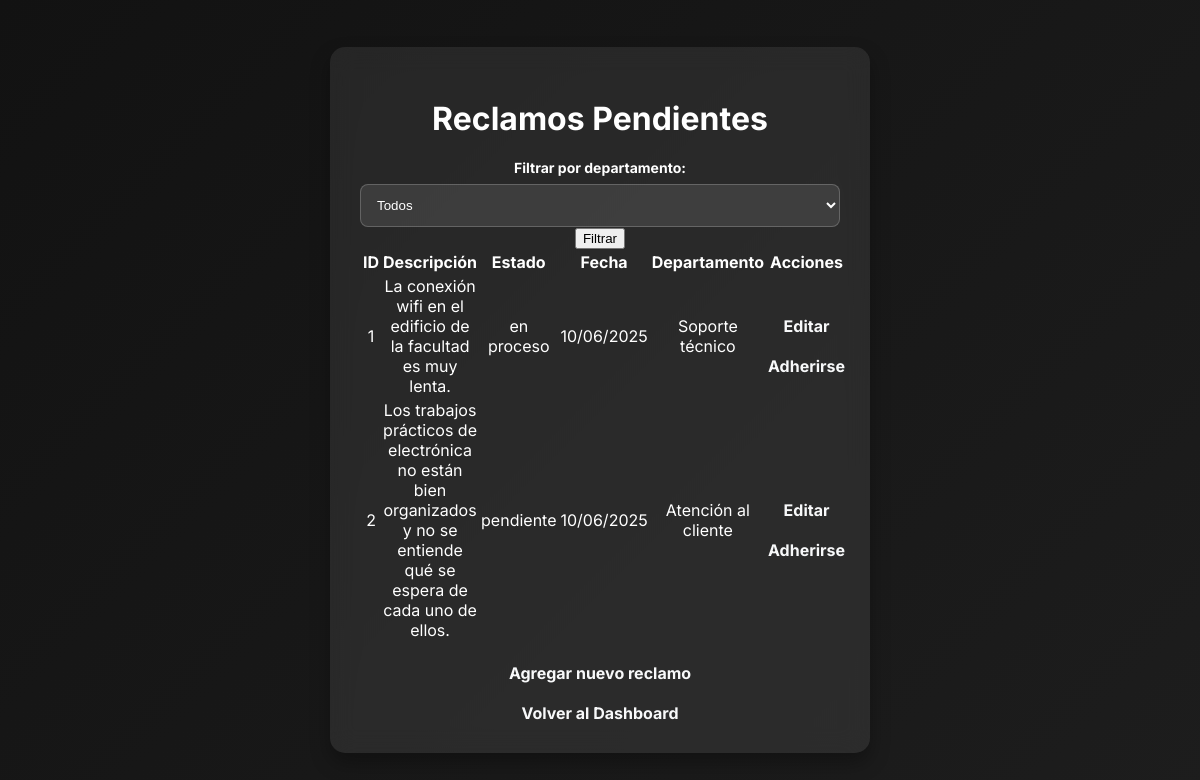
/listar_reclamos (signed in), run on the app's committed database.
### modules/modelos.py (models this page shows, shortened)
class ModeloReclamo(Base):
    __tablename__= 'reclamos'
    id= Column(Integer, primary_key=True)
    descripcion= Column(String(1000), nullable=False)
    estado= Column(String(50), default="pendiente") #El estado. Puede ser Pendiente, o Resuelto
    departamento= Column(String(100), nullable=False)
    fecha_creacion= Column(DateTime, default=datetime.utcnow)
    fecha_resolucion= Column(DateTime, nullable=True)
    id_usuario= Column(Integer, ForeignKey('usuarios.id')) #Reclamo ligado a usuario
    foto = Column(String(255), nullable=True)

### server.py (the view)
@app.route('/listar_reclamos', methods=['GET'])
@login_required
def listar_reclamos():
    departamento_filtro= request.args.get('departamento')
    print(f"Departamento seleccionado: {departamento_filtro}")
    if departamento_filtro:
        lista_reclamos=gestor_reclamos.listar_reclamos_por_departamento(departamento_filtro)
    else:
        lista_reclamos= gestor_reclamos.listar_reclamos()
    departamentos= gestor_reclamos.obtener_departamentos()
    return render_template('listar_reclamos.html', lista_reclamos=lista_reclamos, departamentos=departamentos, departamento_filtro=departamento_filtro)

### modules/dominio.py (called while the page is built)
    @property
    def id(self):
        return self.__id

    @property
    def descripcion(self):
        return self.__descripcion

    @property
    def estado(self):
        return self.__estado

    @property
    def id_usuario(self):
        return self.__id_usuario

    @property
    def departamento(self):
        return self.__departamento

    @property
    def fecha_creacion(self):
        return self.__fecha_creacion

    @property
    def foto(self):
        return self.__foto

    @property
    def fecha_resolucion(self):
        return self.__fecha_resolucion

    @id.setter
    def id(self, p_id):
        if p_id is not None and not isinstance(p_id, int):
            raise ValueError("El id debe ser un número entero")
        self.__id=p_id

    @descripcion.setter
    def descripcion(self, p_descripcion):
        if not isinstance(p_descripcion, str) or p_descripcion.strip() == "":
            raise ValueError("La descripcion no puede estar vacía")
        self.__descripcion= p_descripcion.strip()

    @estado.setter
    def estado(self, p_estado):
        if p_estado not in ["pendiente", "resuelto", "en proceso","inválido"]:
            raise ValueError("El estado debe ser 'pendiente', 'resuelto', 'en proceso' o 'invalido'")
        self.__estado=p_estado

    @id_usuario.setter
    def id_usuario(self, p_id_usuario):
        if  p_id_usuario is not None and not isinstance(p_id_usuario, int):
            raise ValueError("El ID de usuario debe ser un número entero")
        self.__id_usuario=p_id_usuario

    @departamento.setter
    def departamento(self, p_departamento):
        print(f"[DEBUG] Setter departamento: {p_departamento}")
        if not isinstance(p_departamento, str) or p_departamento.strip()== "":
            raise ValueError("El departamento no puede estar vacío")
        self.__departamento=p_departamento

    @fecha_creacion.setter
    def fecha_creacion(self, p_fecha_creacion):
        self.__fecha_creacion= p_fecha_creacion

    @foto.setter
    def foto(self, p_foto):
        self.__foto=p_foto

    @fecha_resolucion.setter
    def fecha_resolucion(self, p_fecha_resolucion):
        self.__fecha_resolucion= p_fecha_resolucion

    @property
    def id(self):
        return self.__id

    @property
    def nombre(self):
        return self.__nombre

    @property
    def apellido(self):
        return self.__apellido

    @property
    def username(self):
        return self.__username

    @property
    def email(self):
        return self.__email

### templates/listar_reclamos.html (shortened to what this page needs)
<!DOCTYPE html>
<html lang="es">
<head>
    <link rel="stylesheet" type="text/css" href="{{ url_for('static', filename='style.css') }}">
</head>
<body>
    <div class="container">
        <h1>Reclamos Pendientes</h1>
        <form method="GET" action="{{ url_for('listar_reclamos') }}" class="filter-form">
            <label for="departamento">Filtrar por departamento:</label>
            <select name="departamento" class="form-control">
                <option value="">Todos</option>
            </select>
            <button type="submit" class="btn-filter">Filtrar</button>
        </form>
        <table class="styled-table">
            <thead>
                <tr>
                    <th>ID</th>
                    <th>Descripción</th>
                    <th>Estado</th>
                    <th>Fecha</th>
                    <th>Departamento</th>
                    <th>Acciones</th>
                </tr>
            </thead>
            <tbody>
                {% for reclamo in lista_reclamos %}
                <tr>
                    <td>{{ reclamo.id }}</td>
                    <td>{{ reclamo.descripcion }}</td>
                    <td>{{ reclamo.estado }}</td>
                    <td>{{ reclamo.fecha_creacion.strftime('%d/%m/%Y') }}</td>
                    <td>{{ reclamo.departamento }}</td>
                    <td>
                        <a href="{{ url_for('editar_reclamo', id=reclamo.id) }}" class="btn-edit">Editar</a>
                        <a href="{{ url_for('adherirse_reclamo', id=reclamo.id) }}" class="btn-join">Adherirse</a>
                    </td>
                </tr>
                {% endfor %}
            </tbody>
        </table>
        <div class="button-container">
            <a href="{{ url_for('agregar_reclamo') }}" class="btn-add">Agregar nuevo reclamo</a>
            <a href="{{ url_for('dashboard') }}" class="btn-back">Volver al Dashboard</a>
        </div>
    </div>
</body>
</html>

### static/style.css (style rules this page uses)
body { font-family: 'Inter', sans-serif; background: linear-gradient(135deg, #121212, #1d1d1d); color: #ffffff; margin: 0; display: flex; justify-content: center; align-items: center; min-height: 100vh; }
.container { width: 40%; padding: 30px; background: rgba(255, 255, 255, 0.08); box-shadow: 0px 10px 20px rgba(0, 0, 0, 0.3); border-radius: 15px; backdrop-filter: blur(12px); text-align: center; transition: all 0.3s ease-in-out; }
label { font-weight: bold; display: block; margin-top: 15px; font-size: 14px; }
.form-control { width: 100%; padding: 12px; margin-top: 8px; border: 1px solid rgba(255, 255, 255, 0.2); border-radius: 8px; background: rgba(255, 255, 255, 0.1); color: #fff; transition: 0.3s; }
a { color: #f8f9fa; text-decoration: none; font-weight: bold; display: block; margin-top: 20px; transition: 0.3s; }

### data on the page
ModeloReclamo: id "1", descripcion "La conexión wifi en el edificio de la facultad es muy lenta.", estado "en proceso", fecha_creacion "10/06/2025", departamento "Soporte técnico"
ModeloReclamo: id "2", descripcion "Los trabajos prácticos de electrónica no están bien organizados y no se entiende qué se espera de cada uno de ellos.", estado "pendiente", fecha_creacion "10/06/2025", departamento "Atención al cliente"
